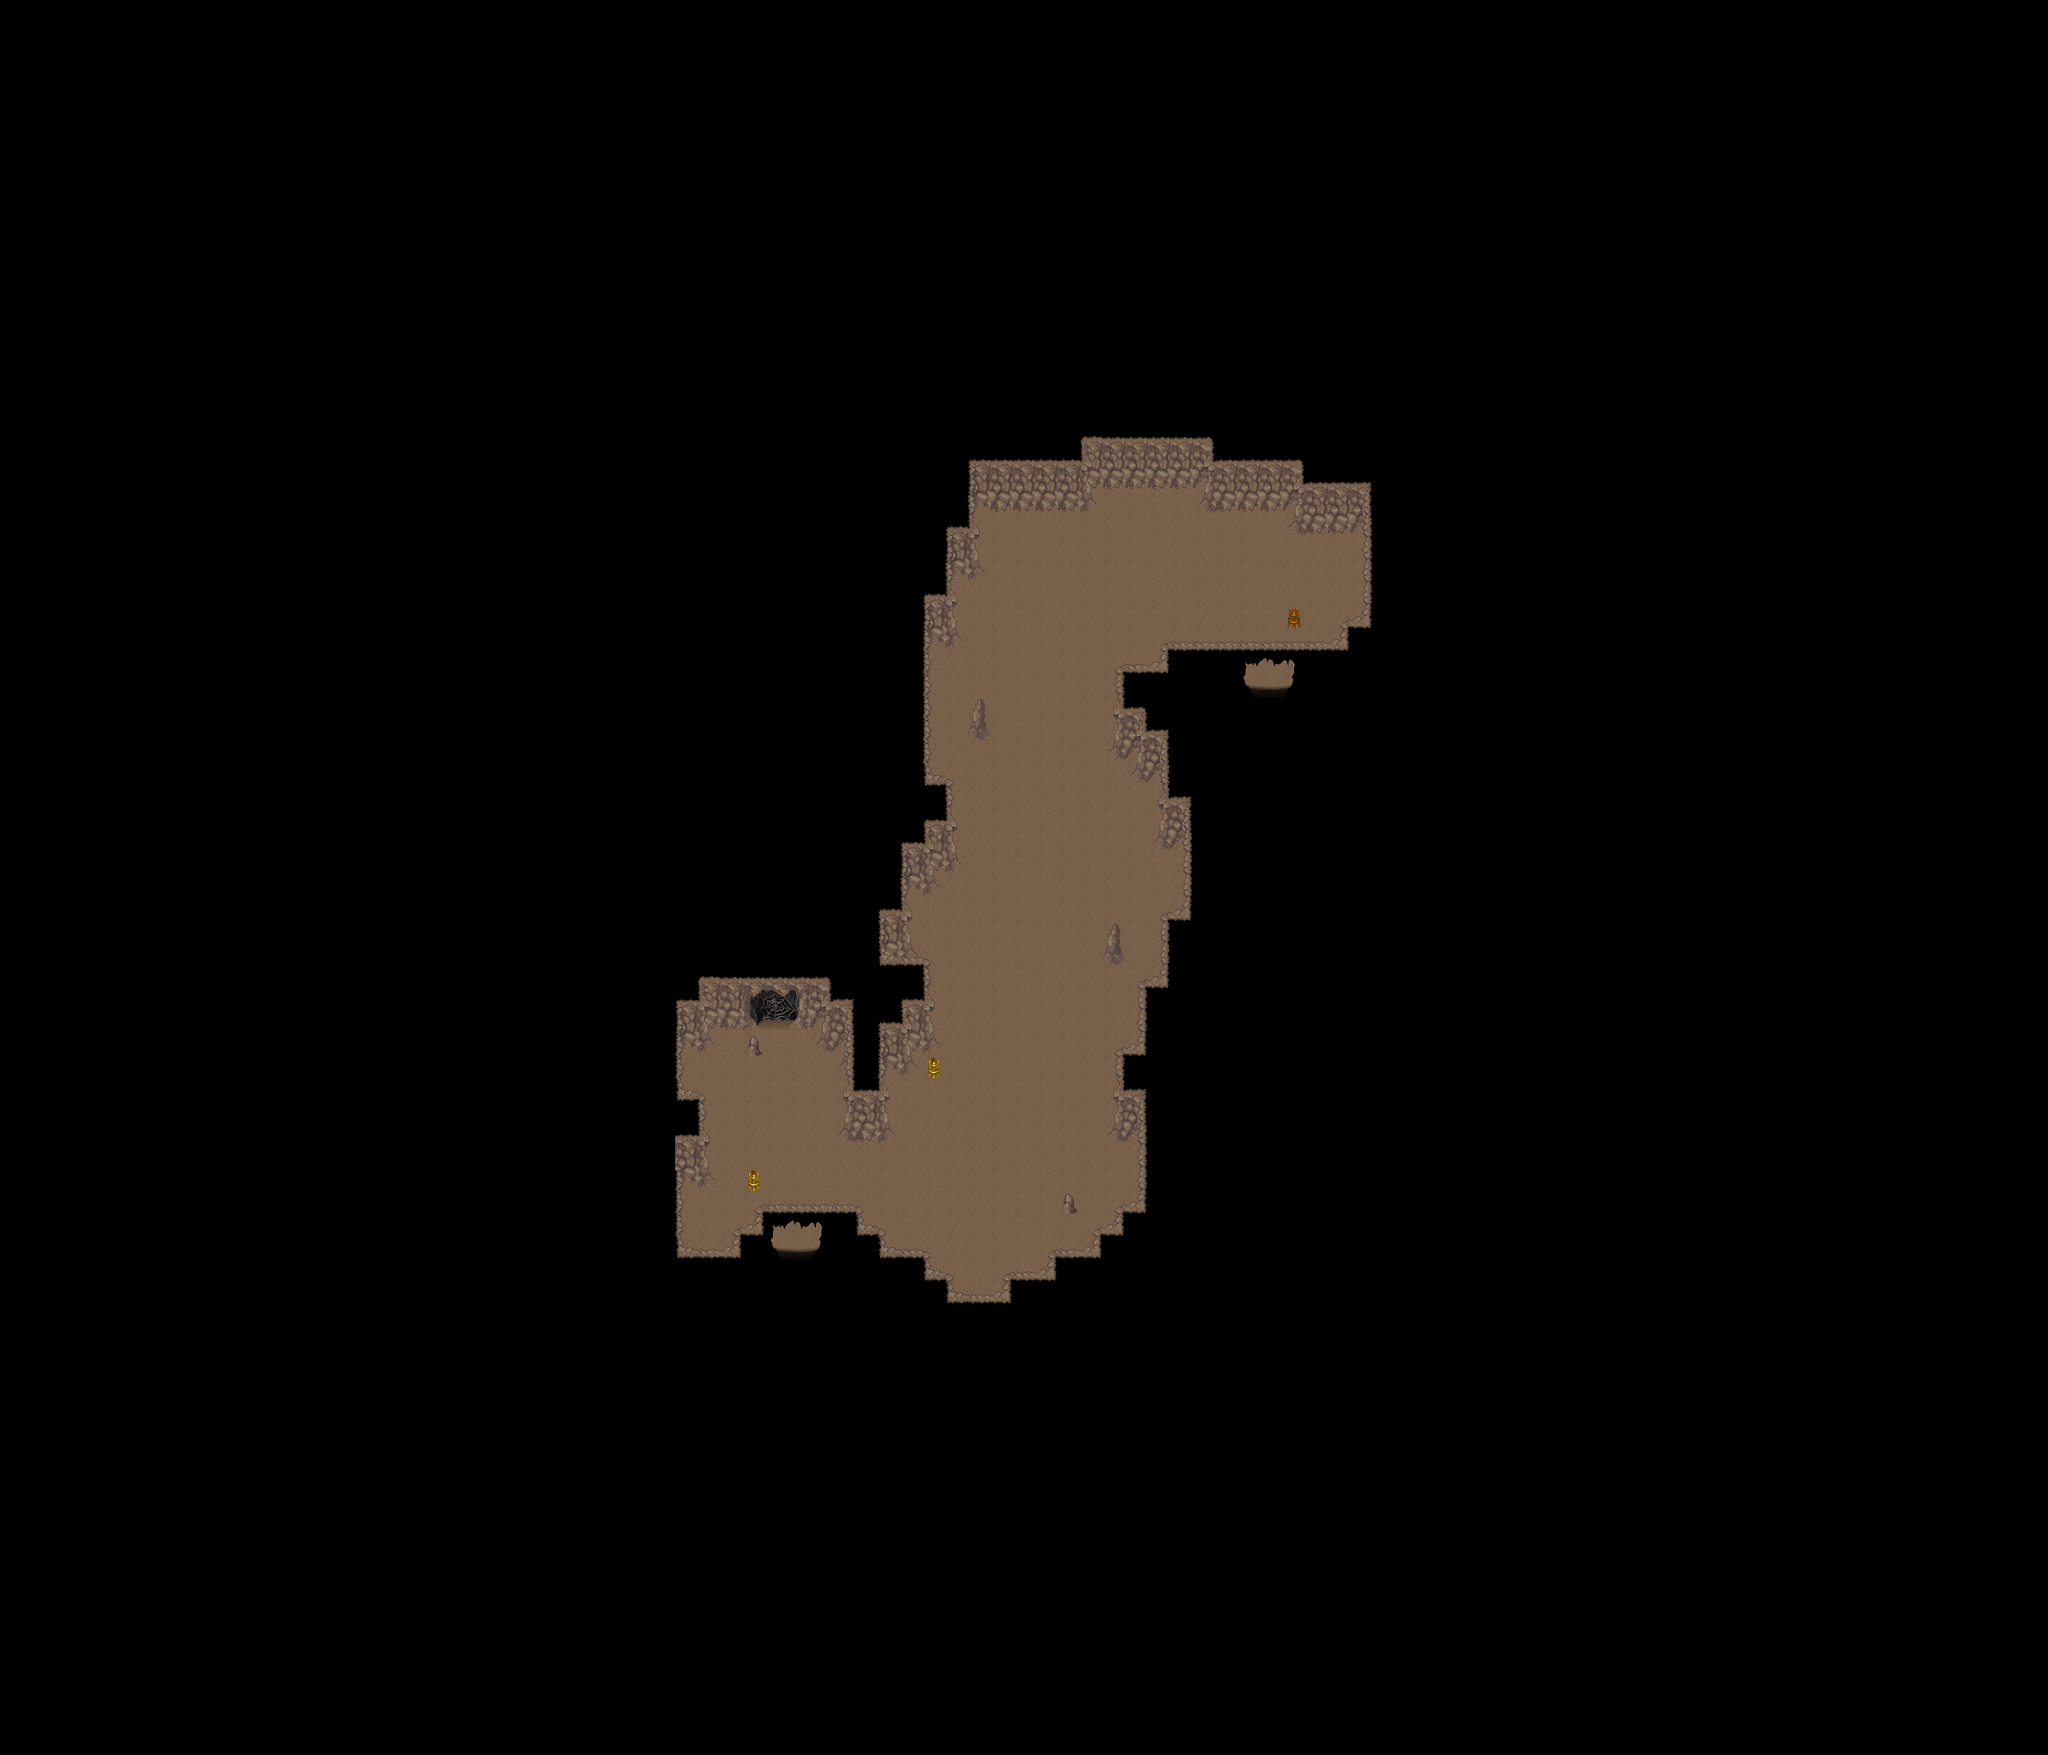

This game map was drawn from its Tiled (.tmx) file and the tilesets committed beside it. A one-line description and the trimmed map source follow:
An orthogonal 91x78 tile map with 32x32 px tiles, 4 tile layers (Ground1, Ground2, Fringe, Over1), 2 hidden layers not drawn, 4 tilesets and 15 objects (6x fixme, 5x spawn, 2x warp, Spawn, particle_effect).

<map version="1.5" tiledversion="1.7.2" orientation="orthogonal" renderorder="right-down" width="91" height="78" tilewidth="32" tileheight="32" infinite="0" nextlayerid="88" nextobjectid="56">
 <properties>
  <property name="background0image" value="graphics/images/spit23loginwallpaper_800x600.png" />
  <property name="author" value="Saulc, Xanthem" />
  <property name="license" value="CC BY-SA 4.0" />
  <property name="manaplus version" value="2" />
  <property name="minimap" value="graphics/minimaps/010-1-4.png" />
  <property name="music" value="cavesong.ogg" />
  <property name="name" value="Canyon Cave" />
  <property name="overlay0image" value="graphics/images/ambient/spotlight.png" />
  <property name="overlay0keepratio" value="true" />
 </properties>
 <tileset firstgid="1" source="../graphics/tilesets/collision.tsx" />
 <tileset firstgid="10" name="cave2" tilewidth="32" tileheight="32" tilecount="144" columns="16">
  <image source="../graphics/tilesets/cave2.png" width="512" height="288" />
 </tileset>
 <tileset firstgid="154" source="../graphics/tilesets/cave2_x2.tsx" />
 <tileset firstgid="186" source="../graphics/tilesets/cave2_bilevel.tsx" />
 <layer id="80" name="Ground1" width="91" height="78">
  <data>[7098 cells, 7098 non-empty, 29 distinct tile ids]</data>
 </layer>
 <layer id="81" name="Ground2" width="91" height="78">
  <data>[7098 cells, 5 non-empty, 3 distinct tile ids]</data>
 </layer>
 <layer id="82" name="Fringe" width="91" height="78">
  <data>[7098 cells, 8 non-empty, 4 distinct tile ids]</data>
 </layer>
 <layer id="83" name="Over1" width="91" height="78">
  <data>[7098 cells, 240 non-empty, 26 distinct tile ids]</data>
 </layer>
 <layer id="84" name="Collision" width="91" height="78" visible="0">
  <data>[7098 cells, 6637 non-empty, 1 distinct tile ids]</data>
 </layer>
 <layer id="87" name="Heights" width="91" height="78" visible="0">
  <data>[7098 cells, 0 non-empty, 0 distinct tile ids]</data>
 </layer>
 <objectgroup color="#000000" id="74" name="Warps">
  <object id="46" name="To Ouside" type="warp" x="1120" y="1760" width="32" height="32">
   <properties>
    <property name="dest_map" value="010-1" />
    <property name="dest_x" value="67" />
    <property name="dest_y" value="64" />
   </properties>
  </object>
  <object id="47" name="To Ouside" type="warp" x="1792" y="960" width="32" height="32">
   <properties>
    <property name="dest_map" value="010-1" />
    <property name="dest_x" value="87" />
    <property name="dest_y" value="52" />
   </properties>
  </object>
 </objectgroup>
 <objectgroup color="#204a87" id="85" name="Spawns" visible="0">
  <object id="48" name="Cave Maggot" type="Spawn" x="0" y="0" width="32" height="32">
   <properties>
    <property name="death" value="150000" />
    <property name="max_beings" value="7" />
    <property name="monster_id" value="1027" />
    <property name="spawn" value="35000" />
   </properties>
  </object>
  <object id="49" name="Scorpion" type="spawn" x="1280" y="704" width="640" height="896">
   <properties>
    <property name="death" value="150000" />
    <property name="max_beings" value="6" />
    <property name="monster_id" value="1071" />
    <property name="spawn" value="35000" />
   </properties>
  </object>
  <object id="50" name="Cave Snake" type="spawn" x="960" y="896" width="640" height="960">
   <properties>
    <property name="death" value="150000" />
    <property name="max_beings" value="2" />
    <property name="monster_id" value="1035" />
    <property name="spawn" value="35000" />
   </properties>
  </object>
  <object id="52" name="Desert Maggot" type="spawn" x="1664" y="736" width="288" height="224">
   <properties>
    <property name="death" value="150000" />
    <property name="max_beings" value="2" />
    <property name="monster_id" value="1083" />
    <property name="spawn" value="35000" />
   </properties>
  </object>
  <object id="53" name="Desert Maggot" type="spawn" x="992" y="1568" width="288" height="224">
   <properties>
    <property name="death" value="150000" />
    <property name="max_beings" value="2" />
    <property name="monster_id" value="1083" />
    <property name="spawn" value="35000" />
   </properties>
  </object>
 </objectgroup>
 <objectgroup color="#026c06" id="86" name="Plants">
  <object id="51" name="Plushroom Field" type="spawn" x="0" y="0" width="32" height="32">
   <properties>
    <property name="death" value="150000" />
    <property name="max_beings" value="1" />
    <property name="monster_id" value="1011" />
    <property name="spawn" value="35000" />
   </properties>
  </object>
 </objectgroup>
 <objectgroup id="12" name="Objects">
  <object id="55" name="graphics/particles/flame.particle.xml" type="particle_effect" x="1312" y="1536" width="32" height="32" />
 </objectgroup>
 <objectgroup color="#ffff00" id="6" name="Margin">
  <object id="32" name="margin" type="fixme" x="0" y="1216" width="960" height="640" />
  <object id="33" name="margin" type="fixme" x="992" y="0" width="960" height="640" />
  <object id="34" name="margin" type="fixme" x="1952" y="640" width="960" height="640" />
  <object id="35" name="margin" type="fixme" x="960" y="1856" width="960" height="640" />
 </objectgroup>
 <objectgroup color="#ff0000" id="29" name="Help" visible="0">
  <object id="36" name="12" type="fixme" x="1120" y="1728" width="32" height="32" />
  <object id="40" name="11 red" type="fixme" x="1792" y="928" width="32" height="32" />
 </objectgroup>
</map>
